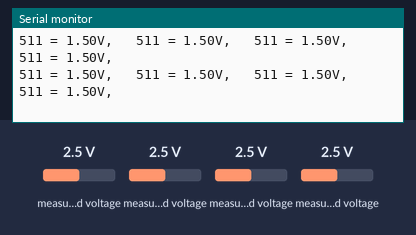
Recording of a sketch running on a simulated Arduino Uno, built with avr-gcc and run on an emulated ATmega328P. Parts: the last lines printed to the serial monitor. Inputs (shaded band) come from the test bench; at power-on: measured voltage 2.5 V.

Above: at 1.2 s.
1.3 s: measured voltage (sensor 200) set to 0.1 V
At 1.34 s:
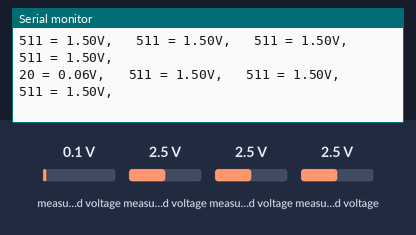
2.8 s: measured voltage (sensor 201) set to 0.1 V
At 2.88 s:
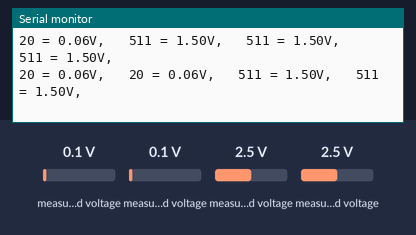
5.8 s: measured voltage (sensor 202) set to 0.1 V
At 5.86 s:
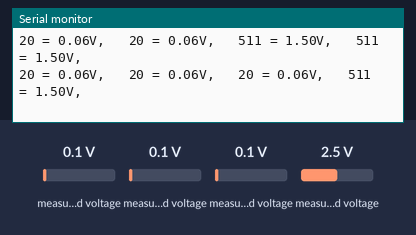
7.3 s: measured voltage (sensor 203) set to 0.1 V
At 7.3 s:
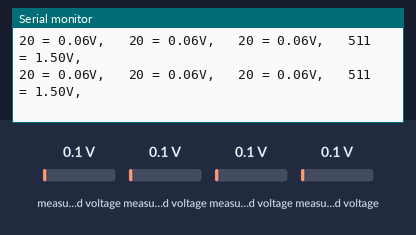
10.3 s: measured voltage (sensor 200) set to 4.9 V
At 10.38 s:
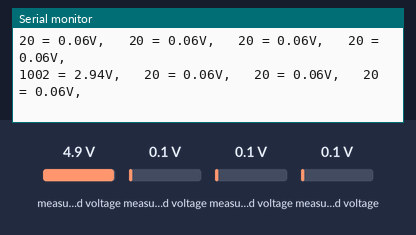
13.3 s: measured voltage (sensor 201) set to 1.2 V
At 13.36 s:
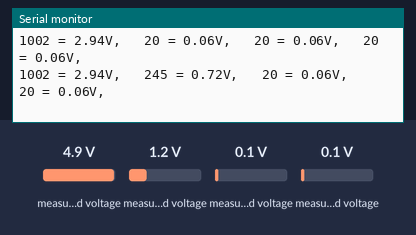
Timing chart, 0 to 15.8 s (numbered marks = the images above; inputs shaded):
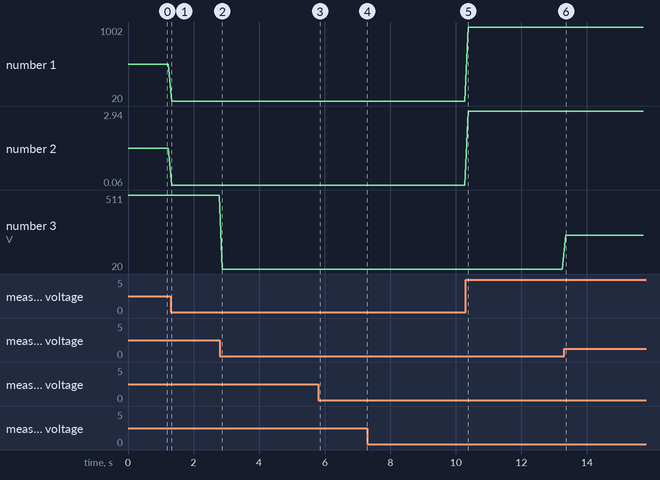

Measured:
- after the input at 1.3 s, the serial monitor: prints a new line at once (image 1)
- after the input at 2.8 s, the serial monitor: prints a new line after 0.08 s (image 2)
- after the input at 5.8 s, the serial monitor: prints a new line after 0.06 s (image 3)
- after the input at 10.3 s, the serial monitor: prints a new line after 0.07 s (image 5)
- after the input at 13.3 s, the serial monitor: prints a new line after 0.05 s (image 6)
- plotted number 1: 511 → 20 after the input at 1.3 s, 20 → 1002 after the input at 10.3 s
- plotted number 2: 1.5 → 0.06 after the input at 1.3 s, 0.06 → 2.94 after the input at 10.3 s
- plotted number 3: 20 → 245 after the input at 13.3 s

The sketch:

Hall-effect_sensor_test_code.ino
```cpp
// Author: Nasmin Uddin
// The Unforgettable Cube - Hall-effect sensors testing code
/*---------------------------------------------------------------------*/

#include <Adafruit_MCP3008.h> //library for Hall-effect sensors
#define CS 5              //ADC CS pin
long const ADC_REF = 3.0; //set voltage used for VREF
int num_hall=4;           //number of hall effect sensors
Adafruit_MCP3008 adc ;    //set Adafruit_MCP3008 object as adc
/*---------------------------------------------------------------------*/

void setup() {
    //put your setup code here, to run once:
    Serial.begin(9600); // =initialise serial monitor
    //use custom pins
    adc.begin(SCK, MOSI, MISO, CS);
}
/*---------------------------------------------------------------------*/

void loop(){
    //read all Hall-effect sensors
    for(size_t i=0; i<num_hall;i++){
        int adc_Reading = adc.readADC(i);
        //print to the serial monitor
        Serial.print(adc_Reading);
        Serial.print(" = ");
        //convert binary to decimal voltage
        Serial.print((adc_Reading * ADC_REF)/1024.0);
        Serial.print("V,   ");
    }
    Serial.println(""); //print a space
    delay(100); //wait for 100ms
}
```
